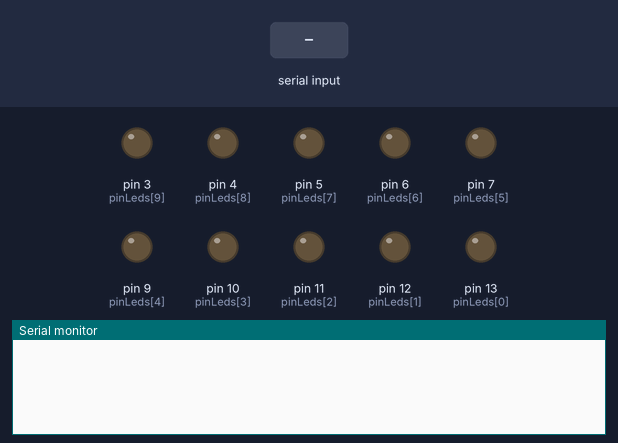
This sketch was run on a simulated Arduino Uno, built with avr-gcc and run on an emulated ATmega328P. Shown: output pins drawn as LEDs (lit = HIGH), the last lines printed to the serial monitor. Inputs (shaded band) come from the test bench.

Above: at 1.2 s.
1.3 s: "ALL:" received over Serial
At 4.0 s:
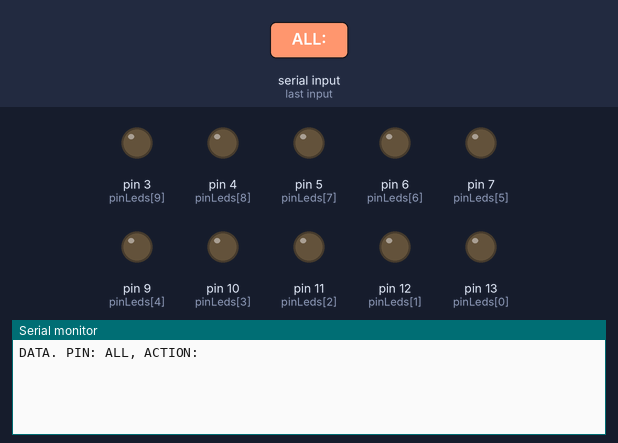
4.3 s: "ON:" received over Serial
At 7.0 s:
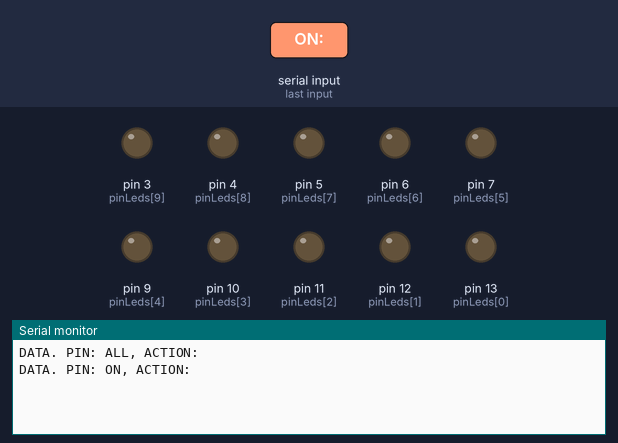
7.3 s: "90,45:" received over Serial
At 9.8 s:
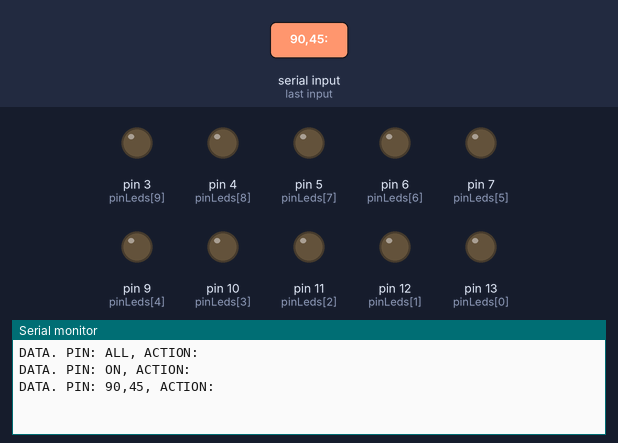

The sketch:

main.ino
```cpp
// PIN:[ON|OFF]
// ALL:[ON|OFF]

int pinLeds[10] = {13, 12, 11, 10, 9, 7, 6, 5, 4, 3};
String pin, action;

void setup() {
  Serial.begin(9600);
  for (int i = 0; i < 10; i++) {
    pinMode(pinLeds[i], OUTPUT);
  }
}

void loop() {
  if (Serial.available()) {
    pin = Serial.readStringUntil(':');
    action = Serial.readStringUntil(':');
    if (pin == "ALL") {
      for (int i = 0; i < 10; i++) {
        digitalWrite(pinLeds[i], action == "ON");
      }
    } else {
      digitalWrite(pin.toInt(), action == "ON");
    }

    Serial.print("DATA. PIN: " + pin + ", ACTION: " + action);
    Serial.println();
  }
  delay(1000);
}
```

Measured:
- after the input at 1.3 s, the serial monitor: prints a new line after 1.7 s (image 1)
- after the input at 4.3 s, the serial monitor: prints a new line after 1.7 s (image 2)
- after the input at 7.3 s, the serial monitor: prints a new line after 1.7 s (image 3)
